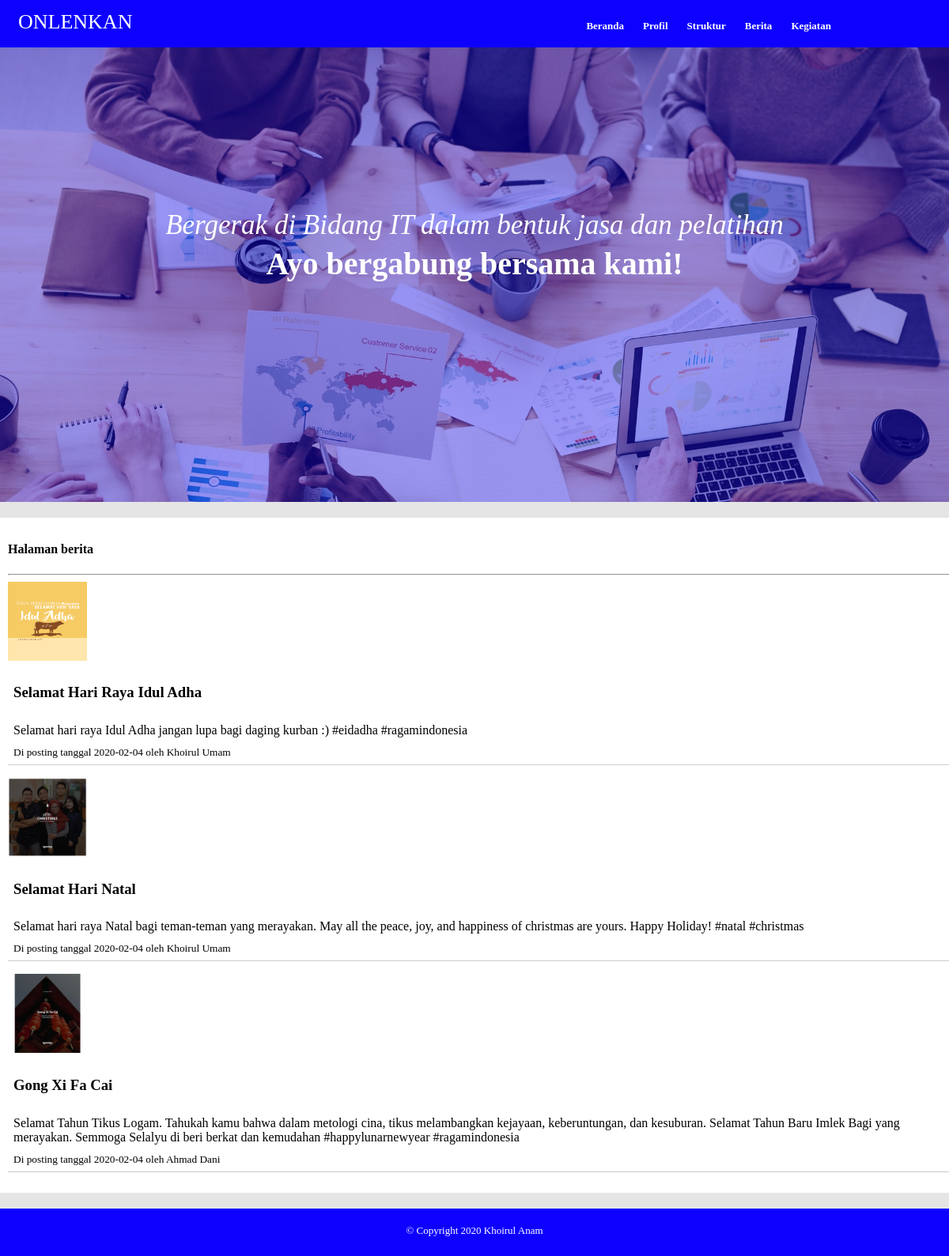
Page /?page=berita on the committed database.
### tables this page shows
CREATE TABLE `berita` (
  `idberita` int(4) NOT NULL,
  `judul` varchar(100) NOT NULL,
  `tglpost` date NOT NULL,
  `iduser` int(11) NOT NULL,
  `isiberita` text NOT NULL,
  `gambar` varchar(20) NOT NULL
);

CREATE TABLE `user` (
  `iduser` int(2) NOT NULL,
  `nama` varchar(40) NOT NULL,
  `username` varchar(10) NOT NULL,
  `password` varchar(32) NOT NULL,
  `level` enum('Admin','Petugas') NOT NULL
);

### halaman/berita.php (the view)
<h4>Halaman berita</h4>
<hr>
<?php
	$b = mysqli_query($konek, "select * from berita b inner join user u on b.iduser=u.iduser order by idberita desc");
	while ($r = mysqli_fetch_assoc($b)) {
 ?>
 <table width="100%" cellspacing="5" cellpadding="2" style="border-bottom: solid 1px #ccc; margin-bottom: 16px;">
 	<tr>
 		<td colspan="2"><h3><?=$r['judul']?></h3></td>
 	</tr>
 	<tr valign="top">
 		<img src="gambar/<?=$r['gambar']?>" alt="" height="100" width="100">
 		<td valign="top">
 			<?=$r['isiberita']?>
 		</td>
 	</tr>
 	<tr>
 		<td colspan="2">
 			<small>Di posting tanggal <?=$r['tglpost']?> oleh <?=$r['nama']?> </small>
 		</td>
 	</tr>
 </table>
 <?php } ?>

### index.php (shortened to what this page needs)
<!DOCTYPE html>
<html lang="en">
<head>
	<link rel="stylesheet" href="css/style.css">
</head>
<body>
	<div class="kepala">
		<table width="100%">
			<tr>
				<td width="60%">
					<span class="logo">ONLENKAN</span>
				</td>
				<td width="40%">
					<ul>
						<a href="."><li>Beranda</li></a>
						<a href=".?page=profil"><li>Profil</li></a>
						<a href=".?page=struktur"><li>Struktur</li></a>
						<a href=".?page=berita"><li>Berita</li></a>
						<a href=".?page=kegiatan"><li>Kegiatan</li></a>
					</ul>
				</td>
			</tr>
		</table>
	</div>
	<div class="banner">
		<div class="kata"><span class="bekerja">Bergerak di Bidang IT dalam bentuk jasa dan pelatihan</div>
		<div class="kata2">Ayo bergabung bersama kami!</div>
	</div>
	<div class="konten">
		<?php
			$page = @$_GET['page'];
			$hal = "halaman/$page.php";
			$beranda = "halaman/beranda.php";
			if (!empty($page) && file_exists($hal)){
				include "$hal";
			}else{
				include "$beranda";
			}
		 ?>
	</div>
	<div class="kaki">
		&copy; Copyright 2020 Khoirul Anam
	</div>
</body>
</html>

### css/style.css (style rules this page uses)
* { font-family: poppins; }
body { background: #e5e5e5; margin: 0 ; }
.kepala { width: 100%; height: 60px; padding: 0 0 20px 0px; margin: 0; position: relative; background: #0e00ff; box-sizing: border-box; }
.logo { color: #fff; font-size: 26px; margin-left: 20px; }
a { text-decoration: none; }
.kepala ul { list-style: none; margin-left: -32px; }
.kepala ul a li { float: left; margin: 0 6px 6px 6px; padding: 6px; color: #fff; font-weight: bold; font-size: 13px; text-decoration: none; }
.banner { background: linear-gradient(90deg, rgba(14,0,255,0.3785889355742297) 100%, rgba(0,126,152,1) 100%), url("../gambar/test.jpeg"); width: 100%; height: 375px; margin: 0; position: relative; background-size: cover; padding-top: 200px; }
.kata { width: 800px; height: auto; font-size: 35px; color: #fff; font-style: italic; margin: 0 auto; text-align: center; line-height: 50px; }
.kata2 { width: 800px; height: auto; font-size: 40px; color: #fff; font-weight: 600; margin: 0 auto; text-align: center; }
.konten { width: 1200px; min-height: 400px; height: auto; position: relative; background: #fff; padding: 10px; margin: 20px auto 20px auto; }
.kaki { width: 100%; height:20px; position: relative; background: #0e00ff; color: #fff; font-size: 13px; text-align: center; margin: 20px 0 0 0; padding-top: 20px; padding-bottom: 20px; }

### rows in the picture
berita: judul "Selamat Hari Raya Idul Adha", gambar (picture), isiberita "Selamat hari raya Idul Adha jangan lupa bagi daging kurban :) #eidadha #ragamindonesia", tglpost "2020-02-04", iduser.nama "Khoirul Umam"
berita: judul "Selamat Hari Natal", gambar (picture), isiberita "Selamat hari raya Natal bagi teman-teman yang merayakan. May all the peace, joy, and happiness of christmas are yours. Happy Holiday! #natal #christmas", tglpost "2020-02-04", iduser.nama "Khoirul Umam"
berita: judul "Gong Xi Fa Cai", gambar (picture), isiberita "Selamat Tahun Tikus Logam. Tahukah kamu bahwa dalam metologi cina, tikus melambangkan kejayaan, keberuntungan, dan kesuburan. Selamat Tahun Baru Imlek Bagi yang merayakan. Semmoga Selalyu di beri berkat dan kemudahan #happylunarnewyear #ragamindonesia", tglpost "2020-02-04", iduser.nama "Ahmad Dani"
